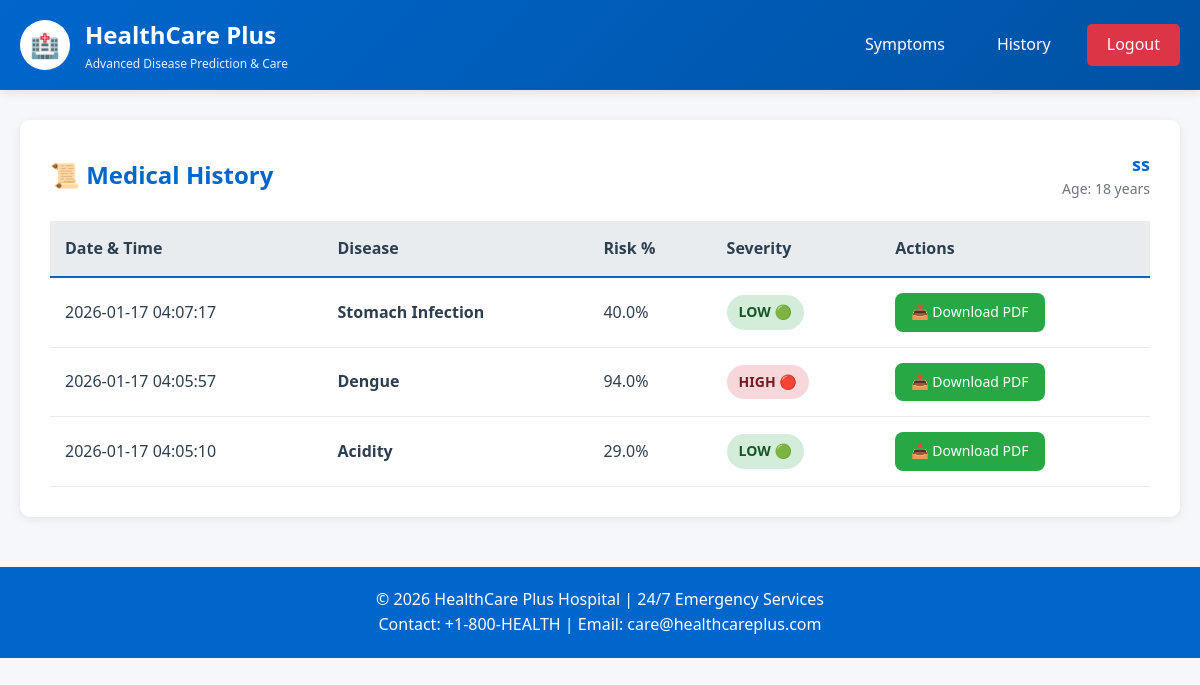
The page /history (signed in) on the database its author committed.
### tables this page shows
CREATE TABLE users (
        id INTEGER PRIMARY KEY AUTOINCREMENT,
        username TEXT UNIQUE NOT NULL,
        email TEXT UNIQUE NOT NULL,
        password_hash TEXT NOT NULL,
        full_name TEXT NOT NULL,
        age INTEGER NOT NULL,
        contact TEXT,
        city TEXT DEFAULT 'Default',
        smoking TEXT DEFAULT 'no',
        blood_pressure TEXT DEFAULT 'normal',
        blood_sugar TEXT DEFAULT 'normal',
        role TEXT DEFAULT 'patient',
        created_at TIMESTAMP DEFAULT CURRENT_TIMESTAMP
    );

CREATE TABLE predictions (
        id INTEGER PRIMARY KEY AUTOINCREMENT,
        patient_id INTEGER NOT NULL,
        disease TEXT NOT NULL,
        risk_percentage REAL NOT NULL,
        health_risk_score INTEGER NOT NULL,
        health_risk_category TEXT NOT NULL,
        severity TEXT NOT NULL,
        probability REAL NOT NULL,
        symptoms TEXT NOT NULL,
        symptom_count INTEGER NOT NULL,
        medicines TEXT NOT NULL,
        hospitals TEXT NOT NULL,
        doctor_advice TEXT NOT NULL,
        pdf_path TEXT,
        timestamp TIMESTAMP DEFAULT CURRENT_TIMESTAMP,
        FOREIGN KEY (patient_id) REFERENCES users(id)
    );

### app.py (the view)
@app.route('/history')
@login_required
def history():
    conn = get_db()
    cur = conn.cursor()
    predictions = cur.execute("""
        SELECT * FROM predictions
        WHERE patient_id = ?
        ORDER BY timestamp DESC
    """, (current_user.id,)).fetchall()
    conn.close()
    return render_template('history.html', patient=current_user, predictions=predictions)

### app.py (called while the page is built)
def get_db():
    conn = sqlite3.connect("healthcare.db", check_same_thread=False)
    conn.row_factory = sqlite3.Row
    return conn

### templates/history.html (shortened to what this page needs)
{% extends "base.html" %}
{% block content %}
<div class="card">
    <div style="display: flex; justify-content: space-between; align-items: center; margin-bottom: 20px;">
        <div class="card-header" style="margin: 0; border: none; padding: 0;">
            📜 Medical History
        </div>
        <div style="text-align: right;">
            <p style="margin: 0; font-size: 18px; font-weight: 600; color: var(--primary-blue);">{{ patient.full_name }}</p>
            <p style="margin: 0; font-size: 14px; color: #6C757D;">Age: {{ patient.age }} years</p>
        </div>
    </div>
    {% if predictions %}
    <div style="overflow-x: auto;">
        <table style="width: 100%; border-collapse: collapse;">
            <thead>
                <tr style="background: var(--light-gray);">
                    <th style="padding: 15px; text-align: left; border-bottom: 2px solid var(--primary-blue);">Date & Time</th>
                    <th style="padding: 15px; text-align: left; border-bottom: 2px solid var(--primary-blue);">Disease</th>
                    <th style="padding: 15px; text-align: left; border-bottom: 2px solid var(--primary-blue);">Risk %</th>
                    <th style="padding: 15px; text-align: left; border-bottom: 2px solid var(--primary-blue);">Severity</th>
                    <th style="padding: 15px; text-align: left; border-bottom: 2px solid var(--primary-blue);">Actions</th>
                </tr>
            </thead>
            <tbody>
                {% for pred in predictions %}
                <tr style="border-bottom: 1px solid var(--light-gray);">
                    <td style="padding: 15px;">{{ pred['timestamp'] }}</td>
                    <td style="padding: 15px; font-weight: 600;">{{ pred['disease'] }}</td>
                    <td style="padding: 15px;">{{ pred['risk_percentage'] }}%</td>
                    <td style="padding: 15px;">
                        {% if 'LOW' in pred['severity'] %}
                        <span class="severity-badge severity-low">{{ pred['severity'] }}</span>
                        {% elif 'MEDIUM' in pred['severity'] %}
                        <span class="severity-badge severity-medium">{{ pred['severity'] }}</span>
                        {% else %}
                        <span class="severity-badge severity-high">{{ pred['severity'] }}</span>
                        {% endif %}
                    </td>
                    <td style="padding: 15px;">
                        <a href="{{ url_for('download_pdf', filename=pred['pdf_path']) }}" class="btn btn-success" style="padding: 8px 16px; font-size: 14px;">
                            📥 Download PDF
                        </a>
                    </td>
                </tr>
                {% endfor %}
            </tbody>
        </table>
    </div>
    {% endif %}
</div>
{% endblock %}

### templates/base.html (style rules this page uses)
* { margin: 0; padding: 0; box-sizing: border-box; }
:root { --primary-blue: #0066CC; --secondary-green: #28A745; --warning-yellow: #FFC107; --danger-red: #DC3545; --background: #F5F7FA; --text-dark: #2C3E50; --white: #FFFFFF; --light-gray: #E9ECEF; }
body { font-family: 'Segoe UI', Tahoma, Geneva, Verdana, sans-serif; background-color: var(--background); color: var(--text-dark); line-height: 1.6; }
.card { background: var(--white); border-radius: 10px; padding: 30px; box-shadow: 0 2px 10px rgba(0,0,0,0.08); margin-bottom: 20px; }
.card-header { font-size: 24px; font-weight: 600; color: var(--primary-blue); margin-bottom: 20px; padding-bottom: 15px; border-bottom: 2px solid var(--light-gray); }
.btn { padding: 12px 30px; border: none; border-radius: 8px; font-size: 16px; font-weight: 500; cursor: pointer; transition: all 0.3s; text-decoration: none; display: inline-block; }
.btn-success { background: var(--secondary-green); color: var(--white); }
.severity-badge { padding: 6px 12px; border-radius: 20px; font-weight: 600; font-size: 14px; display: inline-block; }
.severity-low { background: #D4EDDA; color: #155724; }
.severity-high { background: #F8D7DA; color: #721C24; }

### rows shown on the page
users: full_name "ss"
predictions: timestamp "2026-01-17 04:07:17", disease "Stomach Infection", risk_percentage "40.0", severity "LOW 🟢"
predictions: timestamp "2026-01-17 04:05:57", disease "Dengue", risk_percentage "94.0", severity "HIGH 🔴"
predictions: timestamp "2026-01-17 04:05:10", disease "Acidity", risk_percentage "29.0", severity "LOW 🟢"

### other values the page prints
{{ patient.age }} "18"
